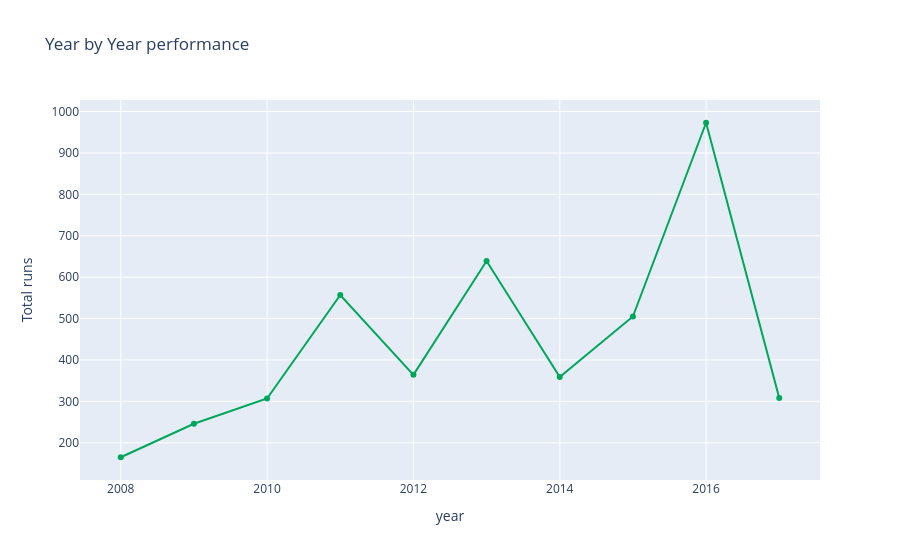

Notebook code cell kept with this figure:
### Code cell
# now do line + marker(dot)
## plot the line chart 
trace1 = go.Scatter( x = performance['season'],y=performance['total_runs'],
                    mode = 'lines + markers',
                    marker={'color': '#00a65a'})


data = [trace1]
layout = go.Layout(
    title = 'Year by Year performance',
    xaxis = {'title': 'year'},
    yaxis = {'title': 'Total runs'},
    )
fig = go.Figure(data= data,layout=layout)
fig.show()

### Figure 1 — Plotly figure (JSON) as saved in the notebook; plotly's stock layout.template omitted (floating-point values rounded to 4 significant figures)
{"data": [{"marker": {"color": "#00a65a"}, "mode": "lines+markers", "type": "scatter", "x": [2008, 2009, 2010, 2011, 2012, 2013, 2014, 2015, 2016, 2017], "y": [165, 246, 307, 557, 364, 639, 359, 505, 973, 308]}], "layout": {"title": {"text": "Year by Year performance"}, "xaxis": {"title": {"text": "year"}}, "yaxis": {"title": {"text": "Total runs"}}}}
